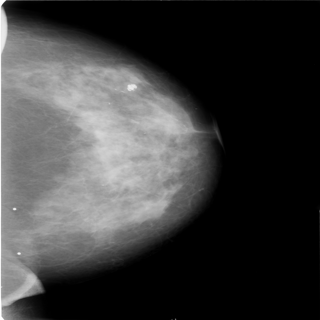
#> input picture sample_image.png, 320 x 320 px
$ python -i PectoralMuscleRemoval.py   (imports and definitions only)
#> lines starting #> are read from the running program, lines starting #| are printed output that depends on the picture; after the words box and inside, x2 and y2 are one past the last pixel; in counts of white or black regions, pixels touching at a corner belong together
'''
Part 4 of Pre-processing
A. R. Beeravolu, S. Azam, M. Jonkman, B. Shanmugam, K. Kannoorpatti and A. Anwar, "Preprocessing of Breast Cancer Images to Create Datasets for Deep-CNN," in IEEE Access, vol. 9, pp. 33438-33463, 2021, doi: 10.1109/ACCESS.2021.3058773.
'''

import numpy as np
import matplotlib.pyplot as plt
from matplotlib import pylab as pylab
from skimage import io
from skimage import color
import cv2
from skimage.draw import polygon
from skimage.feature import canny
from skimage.filters import sobel
from skimage.transform import hough_line, hough_line_peaks


def right_orient_mammogram(image):
    left_nonzero = cv2.countNonZero(image[:, 0:int(image.shape[1]/2)])
    right_nonzero = cv2.countNonZero(image[:, int(image.shape[1]/2):])
    if(left_nonzero < right_nonzero):
        image = cv2.flip(image, 1)
    return image
def read_image(filename):
    image = io.imread(filename)
    image = color.rgb2gray(image)
    image = right_orient_mammogram(image)
    return image

def apply_canny(image):
    canny_img = canny(image, 5)
    return sobel(canny_img)

def get_hough_lines(canny_img):
    h, theta, d = hough_line(canny_img)
    lines = list()
    print('\nAll hough lines')
    for _, angle, dist in zip(*hough_line_peaks(h, theta, d)):
        print("Angle: {:.2f}, Dist: {:.2f}".format(np.degrees(angle), dist))
        x1 = 0
        y1 = (dist - x1 * np.cos(angle)) / np.sin(angle)
        x2 = canny_img.shape[1]
        y2 = (dist - x2 * np.cos(angle)) / np.sin(angle)
        lines.append({
            'dist': dist,
            'angle': np.degrees(angle),
            'point1': [x1, y1],
            'point2': [x2, y2]
        })
    return lines

def shortlist_lines(lines):
    MIN_ANGLE = 10
    MAX_ANGLE = 70
    MIN_DIST  = 5
    MAX_DIST  = 256
    shortlisted_lines = [x for x in lines if
                          (x['dist']>=MIN_DIST) &
                          (x['dist']<=MAX_DIST) &
                          (x['angle']>=MIN_ANGLE) &
                          (x['angle']<=MAX_ANGLE)
                        ]
    print('\nShorlisted lines')
    for i in shortlisted_lines:
        print("Angle: {:.2f}, Dist: {:.2f}".format(i['angle'], i['dist']))
    return shortlisted_lines

def remove_pectoral(shortlisted_lines):
    shortlisted_lines.sort(key = lambda x: x['dist'])
    pectoral_line = shortlisted_lines[0]
    d = pectoral_line['dist']
    theta = np.radians(pectoral_line['angle'])
    x_intercept = d/np.cos(theta)
    y_intercept = d/np.sin(theta)
    return polygon([0, 0, y_intercept], [0, x_intercept, 0])

def display_image(filename):
    image = read_image(filename)
#> in read_image, image is the input picture: shape (320, 320, 3); min 0, max 255, mean 60.5
#> in right_orient_mammogram, `left_nonzero = cv2.countNonZero(image[:, 0:int(image.shape[1]/2)])`: left_nonzero = 41914
#> in right_orient_mammogram, `right_nonzero = cv2.countNonZero(image[:, int(image.shape[1]/2):])`: right_nonzero = 8513
    canny_image = apply_canny(image)
#> in apply_canny, `canny_img = canny(image, 5)`:
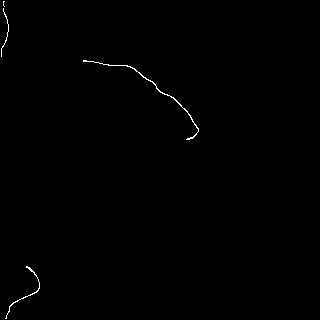
#> canny_img: shape (320, 320) bool; 0.35% white in thin lines or dots, all inside (x1, y1, x2, y2) = (1, 1, 199, 319)
    lines = get_hough_lines(canny_image)
#> in get_hough_lines, `h, theta, d = hough_line(canny_img)`:
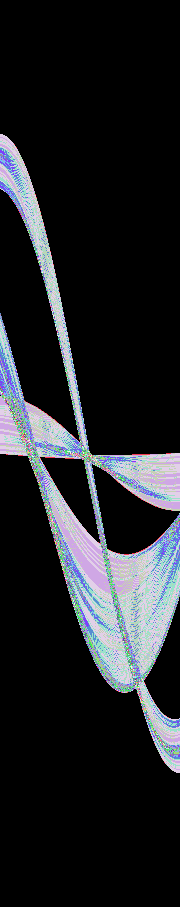
#> h: shape (907, 180) uint64; 71 distinct labels, from 0 to 78; one colour per label, 0 black
#> in get_hough_lines, `h, theta, d = hough_line(canny_img)`: theta = 180 values from -1.57 to 1.55; d = 907 values from -453 to 453
#> the loop in get_hough_lines, `for _, angle, dist in zip(*hough_line_peaks(h, theta, d)):` made 8 passes
#> (angle, dist, y1, y2) on passes 1 to 8: (-0.908, 28, -35.53, 214.5), (-0.785, 52, -73.54, 246.5), (-1.38, -42, 42.79, 105), (-0.105, 3, -28.7, 3015.9), (-1.1, -8, 8.98, 172), (-0.663, 77, -125.1, 284.5), (-0.559, 98, -184.9, 327.2), (0.82, 232, 317.2, 18.82)
#| Angle: -52.00, Dist: 28.00
#| Angle: -45.00, Dist: 52.00
#| Angle: -79.00, Dist: -42.00
#| Angle: -6.00, Dist: 3.00
#| Angle: -63.00, Dist: -8.00
#| Angle: -38.00, Dist: 77.00
#| Angle: -32.00, Dist: 98.00
#| Angle: 47.00, Dist: 232.00
#> after the loop in get_hough_lines, `for _, angle, dist in zip(*hough_line_peaks(h, theta, d)):`: lines = 8 items
#> lines = 8 items
    shortlisted_lines = shortlist_lines(lines)
#> in shortlist_lines, `shortlisted_lines = [x for x in lines if (x['dist']>=MIN_DIST) & (x['d..`: shortlisted_lines = 1 item
#> the loop in shortlist_lines, `for i in shortlisted_lines:` made 1 pass
#| Angle: 47.00, Dist: 232.00
#> shortlisted_lines = 1 item
    rr, cc = remove_pectoral(shortlisted_lines)
#> in remove_pectoral, `pectoral_line = shortlisted_lines[0]`: pectoral_line = {'dist': 232, 'angle': 47, 'point1': [0, 317.2], 'point2': [320, 18.82]}
#> in remove_pectoral, `d = pectoral_line['dist']`: d = 232
#> in remove_pectoral, `theta = np.radians(pectoral_line['angle'])`: theta = 0.82
#> in remove_pectoral, `x_intercept = d/np.cos(theta)`: x_intercept = 340.2
#> in remove_pectoral, `y_intercept = d/np.sin(theta)`: y_intercept = 317.2
#> (the run stopped early here; a loop or call above may not have finished)
